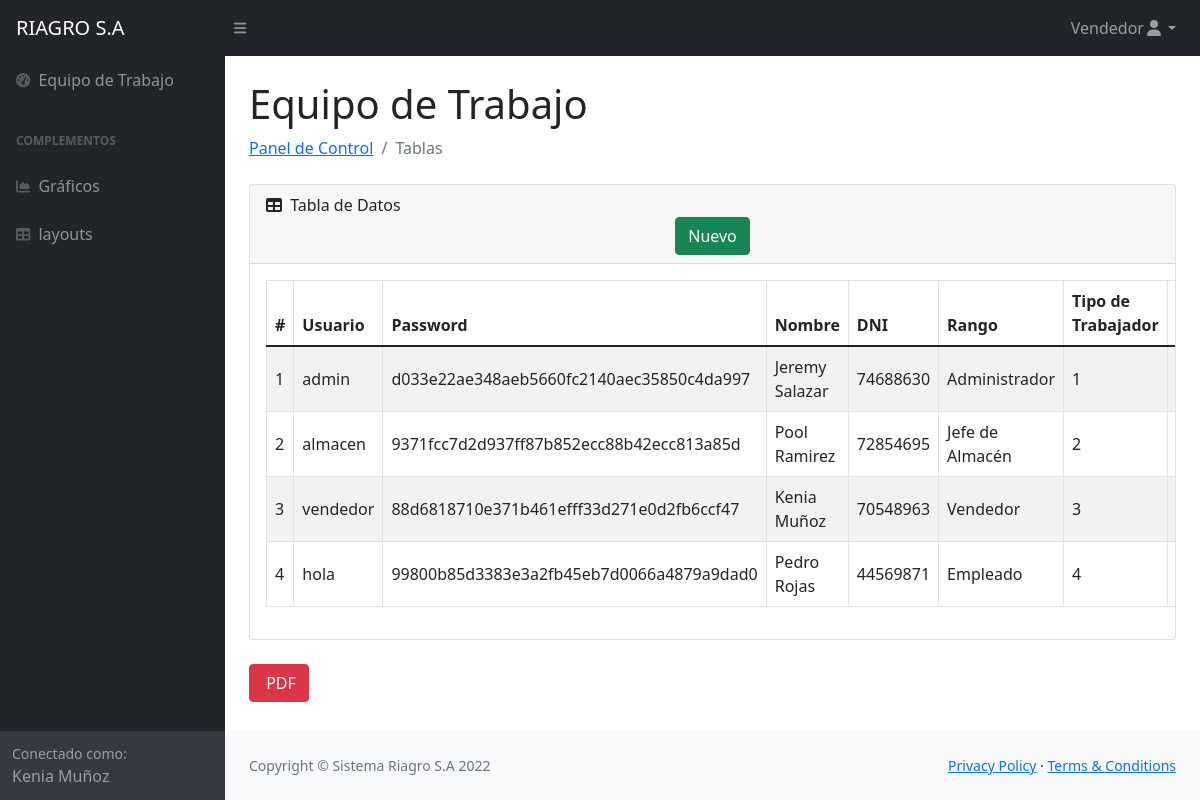
Page /Panel/trabajadores.php (signed in) on the committed database.
### tables this page shows
CREATE TABLE `trabajador` (
  `id_trabajador` int(11) NOT NULL,
  `usuario` varchar(40) NOT NULL,
  `password` varchar(40) NOT NULL,
  `datos` varchar(30) NOT NULL,
  `dni` int(8) NOT NULL,
  `rango` varchar(30) NOT NULL,
  `tipo_trabajador` int(11) NOT NULL
);

### Panel/trabajadores.php (the view, shortened to what this page needs)
<?php
    require 'conexion.php';
    $rango =$_SESSION['rango'];
    $nombre=$_SESSION['datos'];
    $where = "";
    $sql ="SELECT * FROM trabajador $where";
    $result=mysqli_query($mysqli,$sql);
?>
<!DOCTYPE html>
<html lang="es">
    <head>
        <link href="https://cdn.jsdelivr.net/npm/simple-datatables@latest/dist/style.css" rel="stylesheet" />
        <link href="css/styles.css" rel="stylesheet" />
    </head>
    <body class="sb-nav-fixed">
        <nav class="sb-topnav navbar navbar-expand navbar-dark bg-dark">
            <a class="navbar-brand ps-3" href="principal.php">RIAGRO S.A</a>
            <button class="btn btn-link btn-sm order-1 order-lg-0 me-4 me-lg-0" id="sidebarToggle" href="#!"><i class="fas fa-bars"></i></button>
            <ul class="navbar-nav ms-auto me-0 me-md-3 my-2 my-md-0">
                <li class="nav-item dropdown">
                    <a class="nav-link dropdown-toggle" id="navbarDropdown" href="#" role="button" data-bs-toggle="dropdown" aria-expanded="false"><?php echo $rango; ?><i class="fas fa-user fa-fw"></i></a>
                </li>
            </ul>
        </nav>
        <div id="layoutSidenav">
            <div id="layoutSidenav_nav">
                <nav class="sb-sidenav accordion sb-sidenav-dark" id="sidenavAccordion">
                    <div class="sb-sidenav-menu">
                        <div class="nav">
                            <a class="nav-link" href="trabajadores.php">
                                <div class="sb-nav-link-icon"><i class="fas fa-tachometer-alt"></i></div>
                                Equipo de Trabajo
                            </a>
                            <div class="sb-sidenav-menu-heading">Complementos</div>
                            <a class="nav-link" href="charts.html">
                                <div class="sb-nav-link-icon"><i class="fas fa-chart-area"></i></div>
                                Gráficos
                            </a>
                            <a class="nav-link" href="tables.php">
                                <div class="sb-nav-link-icon"><i class="fas fa-table"></i></div>
                                layouts
                            </a>
                        </div>
                    </div>
                    <div class="sb-sidenav-footer">
                        <div class="small">Conectado como:</div>
                        <?php echo $nombre; ?>
                    </div>
                </nav>
            </div>
            <div id="layoutSidenav_content">
                <main>
                    <div class="container-fluid px-4 ">
                        <h1 class="mt-4">Equipo de Trabajo</h1>
                        <ol class="breadcrumb mb-4">
                            <li class="breadcrumb-item"><a href="principal.php">Panel de Control</a></li>
                            <li class="breadcrumb-item active">Tablas</li>
                        </ol>
                        <div class="card mb-4">
                            <div class="card-header">
                                <i class="fas fa-table me-1"></i>
                                Tabla de Datos
                                <div class="container text-center">
                                    <div class="row">
                                        <div class="col-lg-12">
                                            <a href="insertar.php"><button id="btnNuevo" type="button" class="btn btn-success">Nuevo</button></a>
                                        </div>
                                    </div>
                                </div>
                            </div>
                            <div class="card-body table-responsive">
                                <table id="datatablesSimple"class="table table-striped table-bordered table-condensed align-middle" style="width:100%;">
                                    <thead>
                                        <tr>
                                            <th>#</th>
                                            <th>Usuario</th>
                                            <th>Password</th>
                                            <th>Nombre</th>
                                            <th>DNI</th>
                                            <th>Rango</th>
                                            <th>Tipo de Trabajador</th>
                                            <th>Opciones</th>
                                        </tr>
                                    </thead>
                                    <tbody>
                                        <?php while($row = mysqli_fetch_array($result)){?>
                                        <tr>
                                            <td><?php echo $row['id_trabajador']; ?></td>
                                            <td><?php echo $row['usuario']; ?></td>
                                            <td><?php echo $row['password']; ?></td>
                                            <td><?php echo $row['datos']; ?></td>
                                            <td><?php echo $row['dni']; ?></td>
                                            <td><?php echo $row['rango']; ?></td>
                                            <td><?php echo $row['tipo_trabajador']; ?></td>
                                            <td>
                                            </td>
                                        </tr>
                                        <?php } ?>
                                    </tbody>
                                </table>
                            </div>
                        </div>
                    </div>
                    <div class="container-fluid px-4">
                    <a href=""><button id="btnNuevo" type="button" class="btn btn-danger"><img src="../Images/table.svg" alt=""> PDF</button></a>
                    </div>
                </main>
                <footer class="py-4 bg-light mt-auto">
                    <div class="container-fluid px-4">
                        <div class="d-flex align-items-center justify-content-between small">
                            <div class="text-muted">Copyright &copy; Sistema Riagro S.A 2022</div>
                            <div>
                                <a href="#">Privacy Policy</a>
                                &middot;
                                <a href="#">Terms &amp; Conditions</a>
                            </div>
                        </div>
                    </div>
                </footer>
            </div>
        </div>
    </body>
</html>

### rows in the picture
trabajador: id_trabajador "1", usuario "admin", password "d033e22ae348aeb5660fc2140aec35850c4da997", datos "Jeremy Salazar", dni "74688630", rango "Administrador", tipo_trabajador "1"
trabajador: id_trabajador "2", usuario "almacen", password "9371fcc7d2d937ff87b852ecc88b42ecc813a85d", datos "Pool Ramirez", dni "72854695", rango "Jefe de Almacén", tipo_trabajador "2"
trabajador: id_trabajador "3", usuario "vendedor", password "88d6818710e371b461efff33d271e0d2fb6ccf47", datos "Kenia Muñoz", dni "70548963", rango "Vendedor", tipo_trabajador "3"
trabajador: id_trabajador "4", usuario "hola", password "99800b85d3383e3a2fb45eb7d0066a4879a9dad0", datos "Pedro Rojas", dni "44569871", rango "Empleado", tipo_trabajador "4"

### other values in the picture
$rango "Vendedor"
$nombre "Kenia Muñoz"
